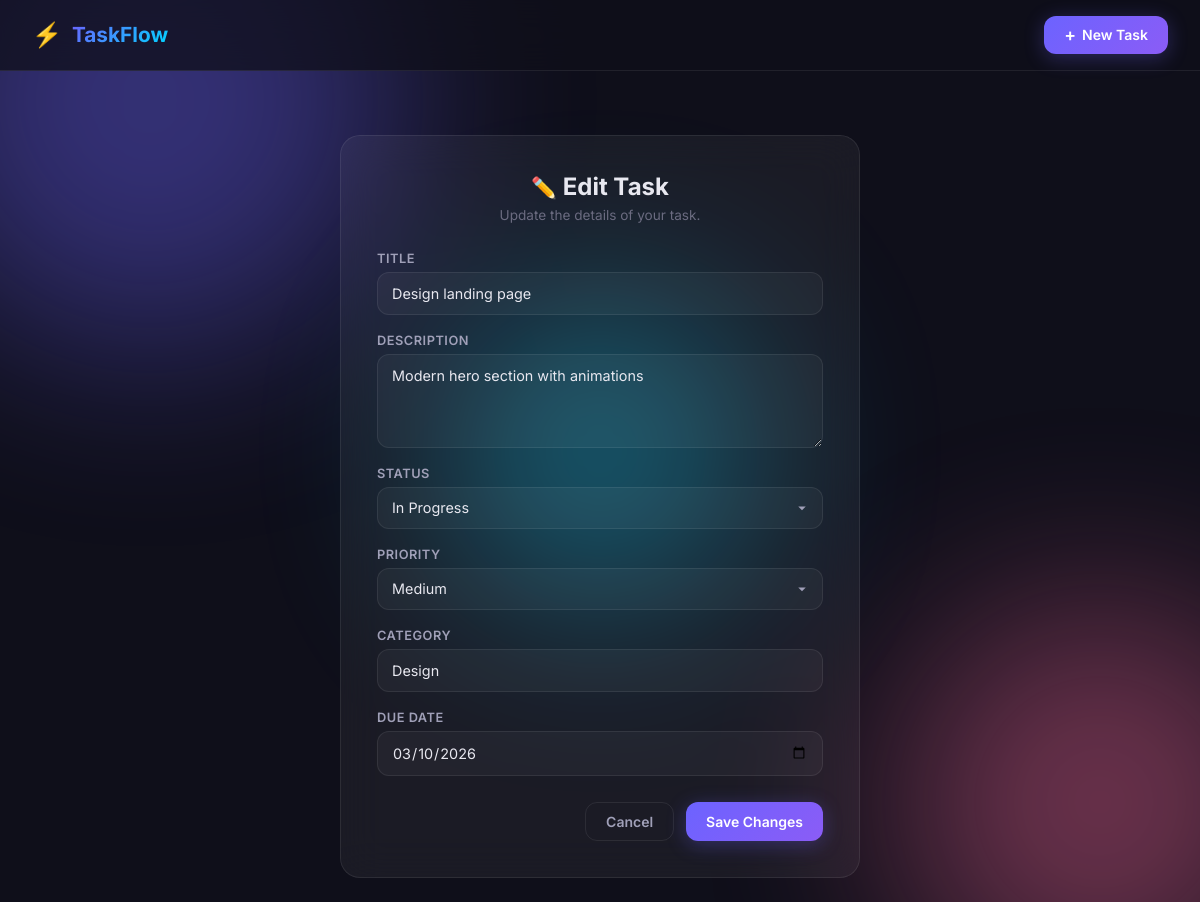
Page /2/edit/ on the committed database.
### tasks/models.py (models this page shows, shortened)
class Task(models.Model):
    STATUS_CHOICES = [
        ('todo', 'Todo'),
        ('in_progress', 'In Progress'),
        ('done', 'Done'),
    ]
    PRIORITY_CHOICES = [
        ('low', 'Low'),
        ('medium', 'Medium'),
        ('high', 'High'),
    ]
    title = models.CharField(max_length=200)
    description = models.TextField(blank=True, default='')
    status = models.CharField(max_length=20, choices=STATUS_CHOICES, default='todo')
    priority = models.CharField(max_length=10, choices=PRIORITY_CHOICES, default='medium')
    category = models.CharField(max_length=50, blank=True, default='')
    due_date = models.DateField(null=True, blank=True)
    created_at = models.DateTimeField(auto_now_add=True)
    updated_at = models.DateTimeField(auto_now=True)
    class Meta:
        ordering = ['-created_at']

### tasks/views.py (the view)
# urls.py: path('<int:pk>/edit/', views.task_edit, name='task_edit'),
def task_edit(request, pk):
    task = get_object_or_404(Task, pk=pk)
    if request.method == 'POST':
        form = TaskForm(request.POST, instance=task)
        if form.is_valid():
            form.save()
            return redirect('task_list')
    else:
        form = TaskForm(instance=task)
    return render(request, 'tasks/task_form.html', {'form': form, 'action': 'Update', 'task': task})

### tasks/forms.py
class TaskForm(forms.ModelForm):
    class Meta:
        model = Task
        fields = ['title', 'description', 'status', 'priority', 'category', 'due_date']
        widgets = {
            'title': forms.TextInput(attrs={
                'class': 'form-input',
                'placeholder': 'What needs to be done?',
                'autocomplete': 'off',
            }),
            'description': forms.Textarea(attrs={
                'class': 'form-input form-textarea',
                'placeholder': 'Add some details...',
                'rows': 4,
            }),
            'status': forms.Select(attrs={'class': 'form-input form-select'}),
            'priority': forms.Select(attrs={'class': 'form-input form-select'}),
            'category': forms.TextInput(attrs={
                'class': 'form-input',
                'placeholder': 'e.g. Work, Personal, Health',
            }),
            'due_date': forms.DateInput(attrs={
                'class': 'form-input',
                'type': 'date',
            }),
        }

### tasks/templates/tasks/task_form.html (shortened to what this page needs)
{% extends "tasks/base.html" %}
{% block content %}
<div class="form-page">
    <div class="form-container">
        <div class="form-header">
            <h1 class="form-title">
                {% if action == 'Create' %}
                <span class="form-icon">✨</span> New Task
                {% else %}
                <span class="form-icon">✏️</span> Edit Task
                {% endif %}
            </h1>
            <p class="form-subtitle">
                {% if action == 'Create' %}
                What do you need to get done?
                {% else %}
                Update the details of your task.
                {% endif %}
            </p>
        </div>
        <form method="post" class="task-form" id="task-form">
            {% for field in form %}
            <div class="form-group">
                <label for="{{ field.id_for_label }}" class="form-label">{{ field.label }}</label>
                {{ field }}
            </div>
            {% endfor %}
            <div class="form-actions">
                <a href="{% url 'task_list' %}" class="btn btn-ghost" id="cancel-btn">Cancel</a>
                <button type="submit" class="btn btn-primary" id="submit-btn">
                    {% if action == 'Create' %}Create Task{% else %}Save Changes{% endif %}
                </button>
            </div>
        </form>
    </div>
</div>
{% endblock %}

### tasks/static/tasks/css/styles.css (style rules this page uses)
*, *::before, *::after { margin: 0; padding: 0; box-sizing: border-box; }
:root { --bg-primary: #0f0f1a; --bg-secondary: #1a1a2e; --bg-card: rgba(255, 255, 255, 0.05); --bg-card-hover: rgba(255, 255, 255, 0.09); --glass-border: rgba(255, 255, 255, 0.08); --glass-shadow: rgba(0, 0, 0, 0.3); --text-primary: #e8e8f0; --text-secondary: #a0a0b8; --text-muted: #6b6b80; --accent-blue: #6c63ff; --accent-blue-glow: rgba(108, 99, 255, 0.3); --accent-cyan: #00d4ff; --accent-pink: #ff6b9d; --priority-high: #ff4757; --priority-high-bg: rgba(255, 71, 87, 0.15); --priority-medium: #ffa502; --priority-medium-bg: rgba(255, 165, 2, 0.15); --priority-low: #2ed573; --priority-low-bg: rgba(46, 213, 115, 0.15); --column-todo: #6c63ff; --column-progress: #ffa502; --column-done: #2ed573; --radius-sm: 8px; --radius-md: 12px; --radius-lg: 16px; --radius-xl: 20px; --transition: 0.25s cubic-bezier(0.4, 0, 0.2, 1); }
html { font-size: 16px; scroll-behavior: smooth; }
body { font-family: 'Inter', -apple-system, sans-serif; background: var(--bg-primary); color: var(--text-primary); min-height: 100vh; overflow-x: hidden; position: relative; }
.btn { display: inline-flex; align-items: center; gap: 6px; padding: 10px 20px; border-radius: var(--radius-md); font-family: 'Inter', sans-serif; font-size: 0.875rem; font-weight: 600; text-decoration: none; cursor: pointer; border: none; transition: all var(--transition); }
.btn-primary { background: linear-gradient(135deg, var(--accent-blue), #8b5cf6); color: #fff; box-shadow: 0 4px 20px var(--accent-blue-glow); }
.btn-ghost { background: transparent; color: var(--text-secondary); border: 1px solid var(--glass-border); }
.form-page { display: flex; align-items: flex-start; justify-content: center; padding-top: 40px; }
.form-container { width: 100%; max-width: 520px; background: var(--bg-card); border: 1px solid var(--glass-border); border-radius: var(--radius-xl); backdrop-filter: blur(20px); -webkit-backdrop-filter: blur(20px); padding: 36px; animation: formFadeIn 0.5s ease-out; }
.form-header { text-align: center; margin-bottom: 28px; }
.form-icon { font-size: 1.3rem; }
.form-title { font-size: 1.5rem; font-weight: 700; margin-bottom: 6px; }
.form-subtitle { font-size: 0.85rem; color: var(--text-muted); }
.task-form { display: flex; flex-direction: column; gap: 18px; }
.form-group { display: flex; flex-direction: column; gap: 6px; }
.form-label { font-size: 0.8rem; font-weight: 600; color: var(--text-secondary); text-transform: uppercase; letter-spacing: 0.5px; }
.form-input { width: 100%; padding: 12px 14px; background: rgba(255, 255, 255, 0.04); border: 1px solid var(--glass-border); border-radius: var(--radius-md); color: var(--text-primary); font-family: 'Inter', sans-serif; font-size: 0.9rem; transition: all var(--transition); outline: none; }
.form-input::placeholder { color: var(--text-muted); }
.form-textarea { resize: vertical; min-height: 90px; }
.form-select { appearance: none; -webkit-appearance: none; background-repeat: no-repeat; background-position: right 14px center; padding-right: 36px; }
.form-select option { background: var(--bg-secondary); color: var(--text-primary); }
.form-actions { display: flex; gap: 12px; justify-content: flex-end; margin-top: 8px; }

### rows in the picture
Task: form "Design landing page" "Modern hero section with animations" "In Progress" "Medium" "Design" "03/10/2026"

### other values in the picture
{{ field.label }} "TITLE" "DESCRIPTION" "STATUS" "PRIORITY" "CATEGORY" "DUE DATE"
